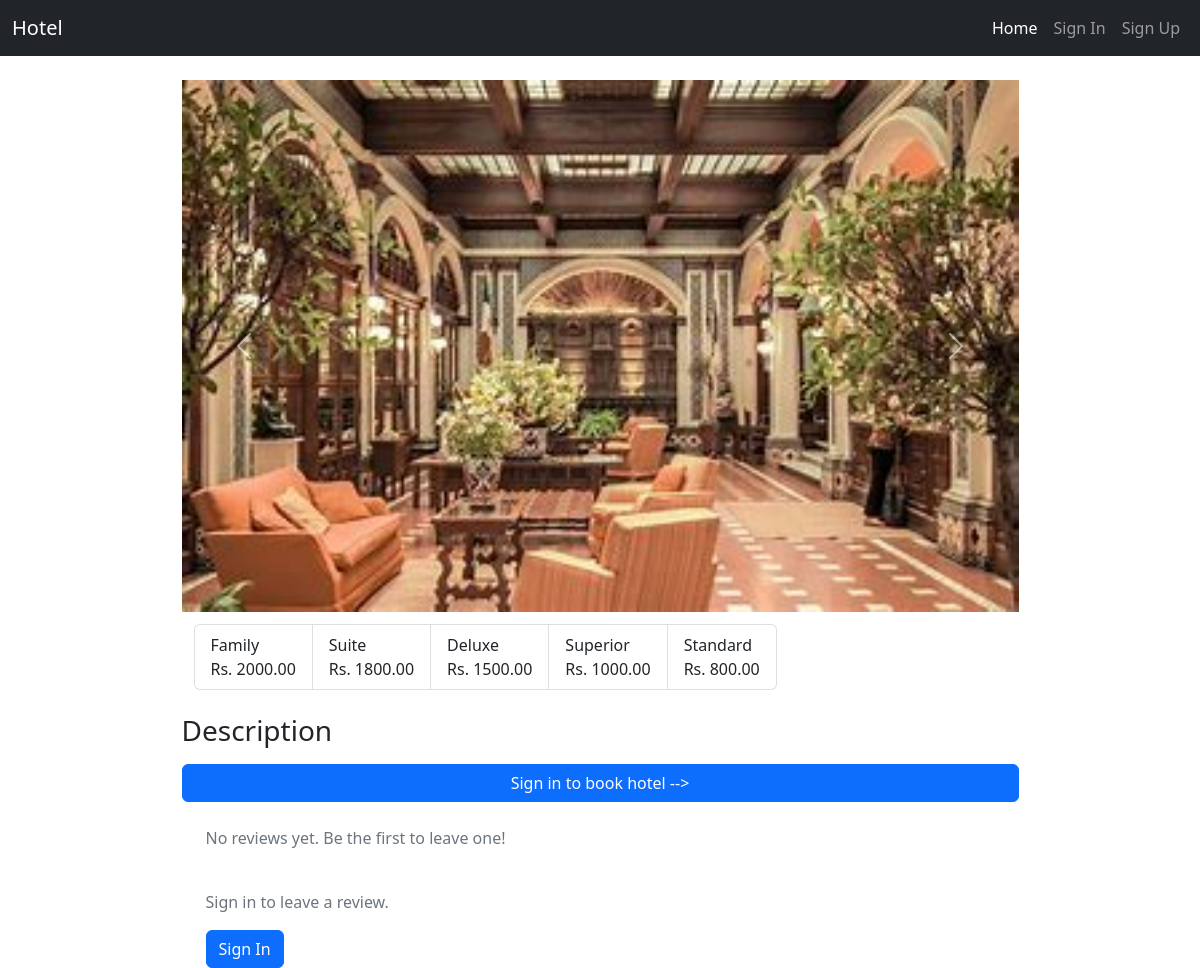
Before: /hotel/22 with the older database file.
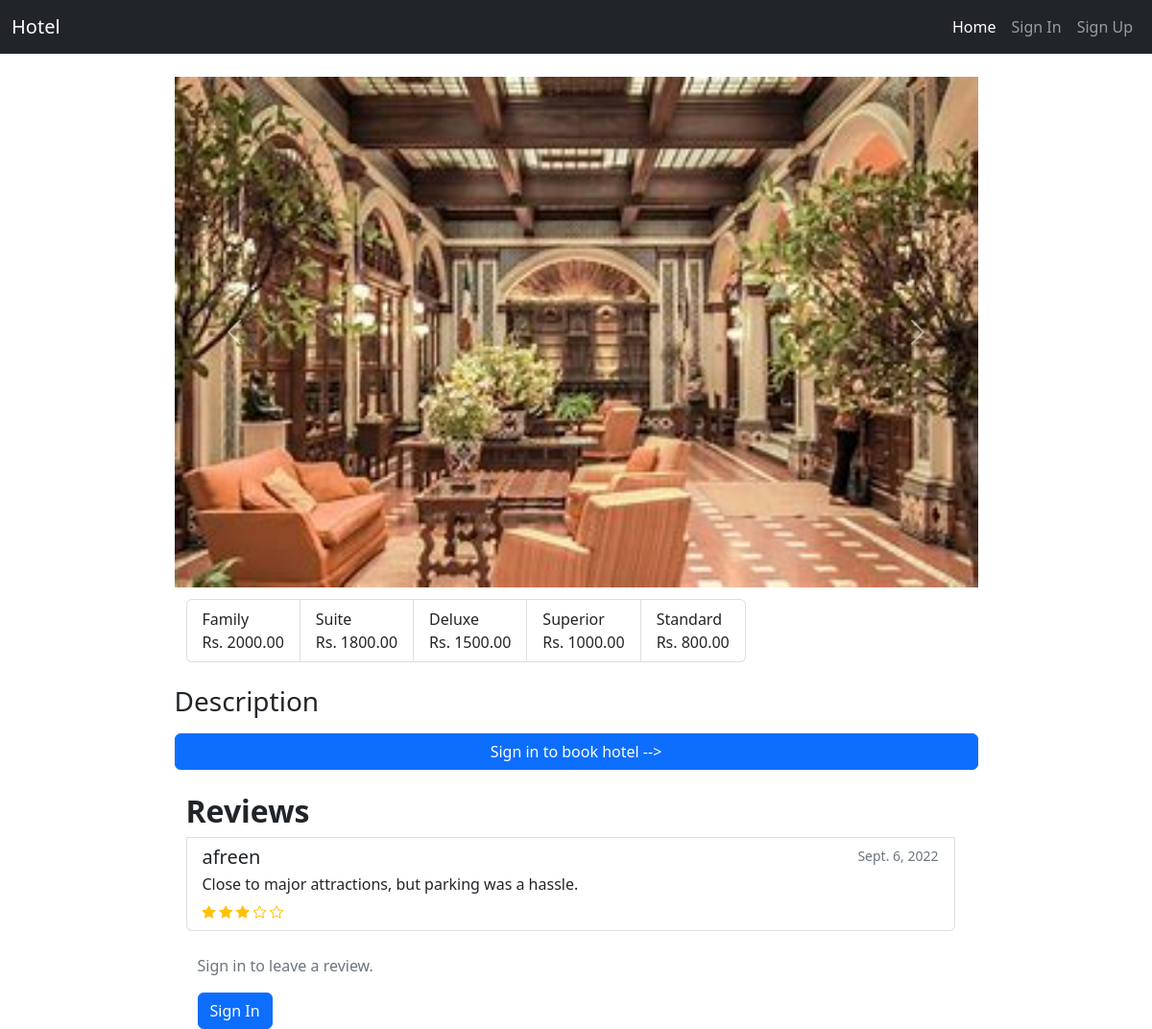
After: the same page with the newer database file.
### home/models.py (models this page shows, shortened)
class HotelImages(models.Model):
    hotel= models.ForeignKey(Hotel ,related_name="images", on_delete=models.CASCADE)
    images = models.ImageField(upload_to="hotels")

class Room(models.Model):
    class RoomType(models.TextChoices):
        STANDARD = 'Standard'
        SUPERIOR = 'Superior'
        DELUXE = 'Deluxe'
        SUITE = 'Suite'
        FAMILY = 'Family'
    hotel = models.ForeignKey(Hotel, on_delete=models.CASCADE, related_name='rooms')
    amenities = models.ManyToManyField(Amenity, related_name='room', blank=True)  # Many-to-many relation to Amenity
    room_number = models.IntegerField(default=0)
    is_Booked = models.BooleanField(default=False)
    room_type = models.CharField(max_length=100, choices=RoomType.choices)
    price_per_night = models.DecimalField(decimal_places=2, max_digits=10 ,  validators=[MinValueValidator(Decimal('0.01'))])

class Review(models.Model):
    customer = models.ForeignKey(Customer,on_delete=models.CASCADE , related_name='review')
    hotel   = models.ForeignKey(Hotel , on_delete=models.CASCADE , related_name='review')
    rating = models.PositiveSmallIntegerField(validators=[MinValueValidator(1),MaxValueValidator(5)])
    description = models.TextField(blank=True , null=True)
    date = models.DateField()

class Customer(models.Model):
    user = models.OneToOneField(User, on_delete=models.CASCADE, related_name='customer_profile')
    phone = models.CharField(max_length=20, blank=False, null=False,unique=True)
    address = models.CharField(max_length=255, blank=False, null=False)
    is_blacklisted = models.BooleanField(default=False)

### home/views.py (the view, shortened to what this page needs)
# urls.py: path('hotel/<id>',get_hotel,name='get_hotel'),
def get_hotel(request, id):
    hotel = get_object_or_404(Hotel, id=id)
    reviews = hotel.review.all()
    context = {'hotel': hotel}
    context['date'] = datetime.today().strftime('%Y-%m-%d')
    return render(request, 'home/hotel.html', context)

### home/templatetags/coustom_tags.py (called while the page is built)
@register.filter
def unique_room_types_with_prices(rooms):
    unique_rooms = {}
    for room in rooms:
        if room.room_type not in unique_rooms:
            unique_rooms[room.room_type] = room.price_per_night
    return list(unique_rooms.items())

### templates/home/hotel.html (shortened to what this page needs)
{% extends 'home/base.html' %}
{% load coustom_tags %}
{% block body %}
<div class=" container mt-4 ">
    <div id="carouselExampleControls" class="carousel slide w-75 m-auto" data-bs-ride="carousel">
        <div class="carousel-inner">
            {% for i in hotel.images.all %}
            <div class="carousel-item active">
                <img src="/media/{{i.images}}" class="d-block w-100" alt="...">
            </div>
            {% endfor %}
        </div>
        <button class="carousel-control-prev" type="button" data-bs-target="#carouselExampleControls"
            data-bs-slide="prev">
            <span class="carousel-control-prev-icon" ></span>
        </button>
        <button class="carousel-control-next type="button" data-bs-target="#carouselExampleControls"
            data-bs-slide="next">
            <span class="carousel-control-next-icon" aria-hidden="true"></span>
        </button>
    </div>
    <div class="container w-75 m-auto">
        <ul class="list-group list-group-horizontal">
            {% for room_type, price in hotel.rooms.all|unique_room_types_with_prices %}
            <li class="list-group-item mt-1 mr-1">
                {{ room_type|title }} <br> Rs. {{ price }}
            </li>
            {% endfor %}
        </ul>
    </div>
    <div class="mt-4 mb-4  w-75 m-auto">
        <div class="mt-4">
            <h3>Description</h3>
            {% if request.user.is_authenticated %}
            <div class="card">
                <div class="card-body">
                    <form method='POST'>
                        {% csrf_token %}
                        <label for="rtype" class="mt-3">
                            Package Type
                        </label>
                        <select name="roomType" class="form-control mt-1" id="roomType">
                            <option value="Deluxe" {% if room_type == 'Deluxe' %}selected{% endif %}>Deluxe</option>
                            <option value="Suite" {% if room_type == 'Suite' %}selected{% endif %}>Suite</option>
                            <option value="Family" {% if room_type == 'Family' %}selected{% endif %}>Family</option>
                            <option value="Executive" {% if room_type == 'Executive' %}selected{% endif %}>Standard</option>
                            <option value="Premium" {% if room_type == 'Premium' %}selected{% endif %}>Superior</option>
                        </select>
                        <label for="startDate" class='mt-2'>
                            Check In
                        </label>
                        <input type="date" name="startDate" class="form-control mt-1" id="startDate" name="startDate" min={{date}}
                        {% if startdate %}
                        value="{{startdate}}"
                        {% endif %}
                        >
                        <label for="endDate" class="mt-2">
                            Check Out
                        </label>
                        <input type="date" name="endDate" class="form-control mt-1" id="endDate" name="endDate" min={{date}}
                        {% if enddate %}
                        value="{{enddate}}"
                        {% endif %}
                        >
                        <div class='d-grid'>
                            <button class="btn mt-3 btn-primary" type='submit'>
                                Book Now
                            </button>
                        </div>
                    </form>
                </div>
            </div>
            {% else %}
            <div class="d-grid ">
                <a class="btn btn-primary" href="{% url 'signin' %}" type="button">Sign in to book hotel --> </a>
              </div>
            {% endif %}
        </div>
    </div>
    <div class=" row container w-75 m-auto mt-4">
        {% if hotel.review.exists %}
        <div class="col-md list-group">
            <h2 class="fw-bold">Reviews</h2>
            {% for review in hotel.review.all %}
            <div class="list-group-item">
                <div class="d-flex justify-content-between">
                    <h5 class="mb-1">{{ review.customer.user.username }}</h5>
                    <small class="text-muted">{{ review.date }}</small>
                </div>
                <p class="mb-1">{{ review.description }}</p>
                <small class="text-warning">
                    {% for i in "12345"|make_list %}
                        {% if i|add:0 <= review.rating %}
                            <i class="bi bi-star-fill"></i>
                        {% else %}
                            <i class="bi bi-star"></i>
                        {% endif %}
                    {% endfor %}
                </small>
            </div>
            {% endfor %}
        </div>
        {% else %}
        <p class="text-muted">No reviews yet. Be the first to leave one!</p>
        {% endif %}
         {% if request.user.is_authenticated %}
         <div class="col-md card mt-5">
             <div class="card-body">
                 <h5 class="card-title">Leave a Review</h5>
                 <form method="POST" action="{% url 'add_review' hotel.id %}">
                     {% csrf_token %}
                     <div class="mb-3">
                         <label for="rating" class="form-label">Rating</label>
                         <select name="rating" id="rating" class="form-control" required>
                             <option value="" disabled selected>Select Rating</option>
                             <option value="1">1 Star</option>
                             <option value="2">2 Stars</option>
                             <option value="3">3 Stars</option>
                             <option value="4">4 Stars</option>
                             <option value="5">5 Stars</option>
                         </select>
                     </div>
                     <div class="mb-3">
                         <label for="description" class="form-label">Review</label>
                         <textarea name="description" id="description" class="form-control" rows="3" placeholder="Write your review..." required></textarea>
                     </div>
                     <div class="d-grid">
                         <button type="submit" class="btn btn-primary">Submit Review</button>
                     </div>
                 </form>
             </div>
         </div>
         {% else %}
         <div class="mt-4">
             <p class="text-muted">Sign in to leave a review.</p>
             <a href="{% url 'signin' %}" class="btn btn-primary">Sign In</a>
         </div>
         {% endif %}
    </div>
</div>
{% endblock body %}

### templates/home/base.html (shortened to what this page needs)
<!DOCTYPE html>
<html lang="en">
  <head>
    <link
      href="https://cdn.jsdelivr.net/npm/bootstrap@5.2.3/dist/css/bootstrap.min.css"
      rel="stylesheet"
    />
    <link href="https://cdn.jsdelivr.net/npm/bootstrap-icons/font/bootstrap-icons.css" rel="stylesheet">
  </head>
  <body>
    <header>
      <nav class="navbar navbar-expand-lg bg-dark navbar-dark">
        <div class="container-fluid">
          <a class="navbar-brand" href="{% url 'index' %}"> Hotel </a>
          <div class="collapse navbar-collapse" id="navbarSupportedContent">
            <ul class="navbar-nav ms-auto">
              <li class="nav-item">
                <a class="nav-link active" href="{% url 'index' %}"> Home </a>
              </li>
              {% if request.user.is_authenticated %}
              <li class="nav-item">
                <span class="nav-link">Hello, {{ user.username }}</span>
              </li>
              <li class="nav-item">
                <a class="nav-link" href="{% url 'my_bookings' %}">Bookings</a>
              </li>
              <li class="nav-item">
                <a class="nav-link" href="{% url 'signout' %}">Sign Out</a>
              </li>
              {% else %}
              <li class="nav-item">
                <a class="nav-link" href="{% url 'signin' %}">Sign In</a>
              </li>
              <li class="nav-item">
                <a class="nav-link" href="{% url 'signup' %}">Sign Up</a>
              </li>
              {% endif %}
            </ul>
          </div>
        </div>
      </nav>
    </header>
    {% block body %}{% endblock body %}
  </body>
</html>

### templates/home/hotel.html (style rules this page uses)
.list-group { list-style-type: disc !important; }

Changed rows visible on the page:
added Review: customer.user.username "afreen", date "Sept. 6, 2022", description "Close to major attractions, but parking was a hassle.", rating 3 (drawn)
Other visible differences:
text no longer shown: "No reviews yet. Be the first to leave one!"
text now shown: "Reviews"
